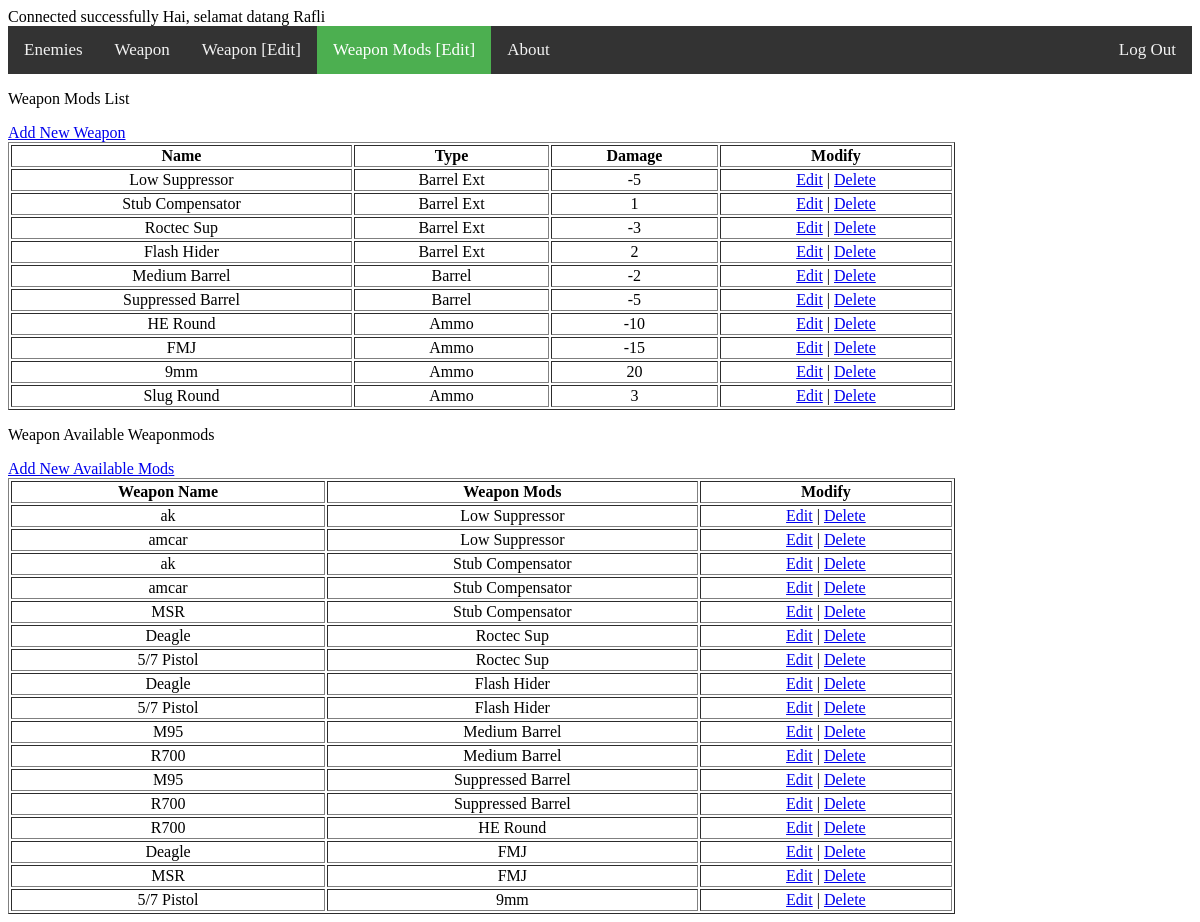
The page /admin/index4.php (signed in) on the database its author committed.
### tables this page shows
CREATE TABLE `weaponmods_table` (
  `weaponmods_id` int(4) NOT NULL,
  `weaponmods_name` varchar(30) NOT NULL,
  `type` varchar(20) NOT NULL,
  `dmg` float NOT NULL
);

CREATE TABLE `weapon_weaponmods` (
  `id` int(11) NOT NULL,
  `weapon_id` int(11) NOT NULL,
  `weaponmods_id` int(11) NOT NULL
);

CREATE TABLE `weapon_table` (
  `weapon_id` int(4) NOT NULL,
  `weapon_name` varchar(30) NOT NULL,
  `stats_dmg` float NOT NULL,
  `stats_shield` tinyint(1) NOT NULL,
  `stats_piercing` tinyint(1) NOT NULL
);

### admin/index4.php (the view, shortened to what this page needs)
<?php
include '../config.php';
echo "Hai, selamat datang ". $_SESSION['user_name'];
?>
<head>
	<link rel="stylesheet" href="../style.css">
</head>
<body>
<div class="topnav">
		<a href="index.php">Enemies</a>
		<a href="index2.php">Weapon</a>
		<a href="index5.php">Weapon [Edit]</a>
		<a class="active" href="index4.php">Weapon Mods [Edit]</a>
		<a href="index3.php">About</a>
		<div class="right_nav">
			<a href="logout.php">Log Out</a>
		</div>
	</div>
	<p> Weapon Mods List </p>
	<a href='index4_add.php'>Add New Weapon</a>
	<table width='80%' border=1 class="table">
	<tr>
		<th>Name</th>
		<th>Type</th>
		<th>Damage</th>
		<th>Modify</th>
	</tr>
	<?php
	$result = mysqli_query($conn, "SELECT * FROM weaponmods_table ORDER BY weaponmods_id ASC");
    while($weaponmods = mysqli_fetch_array($result)) {
        echo "<tr>";
        echo "<td>".$weaponmods['weaponmods_name']."</td>";
        echo "<td>".$weaponmods['type']."</td>";
		echo "<td>".$weaponmods['dmg']."</td>";
        echo "<td><a href='index4_edit.php?id=$weaponmods[weaponmods_id]'>Edit</a> | <a href='delete.php?deletedb=3&dataid=$weaponmods[weaponmods_id]'>Delete</a></td></tr>";
	}
	?>
	</table>
	<p> Weapon Available Weaponmods </p>
	<a href='index4_add2.php'>Add New Available Mods</a>
	<table width='80%' border=1 class="table">
	<tr>
		<th>Weapon Name</th>
		<th>Weapon Mods</th>
		<th>Modify</th>
	</tr>
	<?php
	$mods = mysqli_query($conn, "SELECT * FROM `weapon_weaponmods` as A inner join weapon_table as B ON B.weapon_id = A.weapon_id inner join weaponmods_table as C ON C.weaponmods_id = A.weaponmods_id");
	while($weaponmod = mysqli_fetch_array($mods)) {
        echo "<tr>";
		echo "<td>".$weaponmod['weapon_name']."</td>";
		echo "<td>".$weaponmod['weaponmods_name']."</td>";
        echo "<td><a href='index4_edit2.php?id=$weaponmod[id]'>Edit</a> | <a href='delete.php?deletedb=4&dataid=$weaponmod[id]'>Delete</a></td></tr>";
	}
    ?>
	</table>
</body>

### style.css (style rules this page uses)
.topnav { background-color: #333; overflow: hidden; }
.topnav a { float: left; color: #f2f2f2; text-align: center; padding: 14px 16px; text-decoration: none; font-size: 17px; }
.right_nav { text-align: right; float: right; }
.topnav a.active { background-color: #4CAF50; color: white; }
.table { align-items: center; text-align: center; }

### rows shown on the page
weaponmods_table: weaponmods_name "Low Suppressor", type "Barrel Ext", dmg "-5"
weaponmods_table: weaponmods_name "Stub Compensator", type "Barrel Ext", dmg "1"
weaponmods_table: weaponmods_name "Roctec Sup", type "Barrel Ext", dmg "-3"
weaponmods_table: weaponmods_name "Flash Hider", type "Barrel Ext", dmg "2"
weaponmods_table: weaponmods_name "Medium Barrel", type "Barrel", dmg "-2"
weaponmods_table: weaponmods_name "Suppressed Barrel", type "Barrel", dmg "-5"
weaponmods_table: weaponmods_name "HE Round", type "Ammo", dmg "-10"
weaponmods_table: weaponmods_name "FMJ", type "Ammo", dmg "-15"
weaponmods_table: weaponmods_name "9mm", type "Ammo", dmg "20"
weaponmods_table: weaponmods_name "Slug Round", type "Ammo", dmg "3"
weapon_weaponmods: weapon.weapon_name "ak", weaponmods.weaponmods_name "Low Suppressor"
weapon_weaponmods: weapon.weapon_name "amcar", weaponmods.weaponmods_name "Low Suppressor"
weapon_weaponmods: weapon.weapon_name "ak", weaponmods.weaponmods_name "Stub Compensator"
weapon_weaponmods: weapon.weapon_name "amcar", weaponmods.weaponmods_name "Stub Compensator"
weapon_weaponmods: weapon.weapon_name "MSR", weaponmods.weaponmods_name "Stub Compensator"
weapon_weaponmods: weapon.weapon_name "Deagle", weaponmods.weaponmods_name "Roctec Sup"
weapon_weaponmods: weapon.weapon_name "5/7 Pistol", weaponmods.weaponmods_name "Roctec Sup"
weapon_weaponmods: weapon.weapon_name "Deagle", weaponmods.weaponmods_name "Flash Hider"
weapon_weaponmods: weapon.weapon_name "5/7 Pistol", weaponmods.weaponmods_name "Flash Hider"
weapon_weaponmods: weapon.weapon_name "M95", weaponmods.weaponmods_name "Medium Barrel"
weapon_weaponmods: weapon.weapon_name "R700", weaponmods.weaponmods_name "Medium Barrel"
weapon_weaponmods: weapon.weapon_name "M95", weaponmods.weaponmods_name "Suppressed Barrel"
weapon_weaponmods: weapon.weapon_name "R700", weaponmods.weaponmods_name "Suppressed Barrel"
weapon_weaponmods: weapon.weapon_name "R700", weaponmods.weaponmods_name "HE Round"
weapon_weaponmods: weapon.weapon_name "Deagle", weaponmods.weaponmods_name "FMJ"
weapon_weaponmods: weapon.weapon_name "MSR", weaponmods.weaponmods_name "FMJ"
weapon_weaponmods: weapon.weapon_name "5/7 Pistol", weaponmods.weaponmods_name "9mm"

### other values the page prints
$_SESSION['user_name'] "Rafli"
